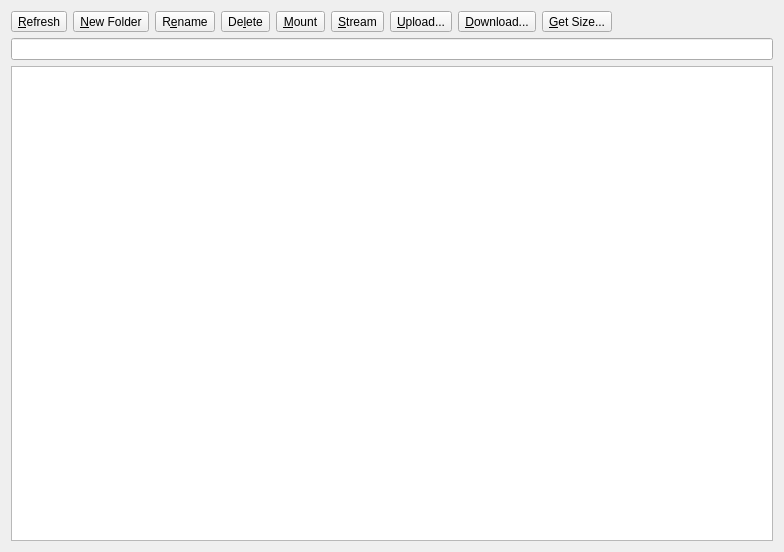
<?xml version="1.0" encoding="UTF-8"?>
<ui version="4.0">
 <class>RemoteWidget</class>
 <widget class="QWidget" name="RemoteWidget">
  <property name="geometry">
   <rect>
    <x>0</x>
    <y>0</y>
    <width>784</width>
    <height>552</height>
   </rect>
  </property>
  <property name="windowTitle">
   <string>Form</string>
  </property>
  <layout class="QHBoxLayout" name="horizontalLayout">
   <item>
    <widget class="QSplitter" name="splitter">
     <property name="orientation">
      <enum>Qt::Horizontal</enum>
     </property>
     <property name="childrenCollapsible">
      <bool>false</bool>
     </property>
     <widget class="QWidget" name="layout" native="true">
      <layout class="QVBoxLayout" name="verticalLayout">
       <property name="leftMargin">
        <number>0</number>
       </property>
       <property name="topMargin">
        <number>0</number>
       </property>
       <property name="rightMargin">
        <number>0</number>
       </property>
       <property name="bottomMargin">
        <number>0</number>
       </property>
       <item>
        <widget class="QWidget" name="buttons" native="true">
         <layout class="QHBoxLayout" name="horizontalLayout_2">
          <property name="leftMargin">
           <number>0</number>
          </property>
          <property name="topMargin">
           <number>0</number>
          </property>
          <property name="rightMargin">
           <number>0</number>
          </property>
          <property name="bottomMargin">
           <number>0</number>
          </property>
          <item>
           <widget class="QToolButton" name="buttonRefresh">
            <property name="text">
             <string>&amp;Refresh</string>
            </property>
            <property name="toolButtonStyle">
             <enum>Qt::ToolButtonTextBesideIcon</enum>
            </property>
           </widget>
          </item>
          <item>
           <widget class="QToolButton" name="buttonMkdir">
            <property name="text">
             <string>&amp;New Folder</string>
            </property>
            <property name="toolButtonStyle">
             <enum>Qt::ToolButtonTextBesideIcon</enum>
            </property>
           </widget>
          </item>
          <item>
           <widget class="QToolButton" name="buttonRename">
            <property name="text">
             <string>R&amp;ename</string>
            </property>
            <property name="toolButtonStyle">
             <enum>Qt::ToolButtonTextBesideIcon</enum>
            </property>
           </widget>
          </item>
          <item>
           <widget class="QToolButton" name="buttonPurge">
            <property name="text">
             <string>De&amp;lete</string>
            </property>
            <property name="toolButtonStyle">
             <enum>Qt::ToolButtonTextBesideIcon</enum>
            </property>
           </widget>
          </item>
          <item>
           <widget class="QToolButton" name="buttonMount">
            <property name="text">
             <string>&amp;Mount</string>
            </property>
            <property name="toolButtonStyle">
             <enum>Qt::ToolButtonTextBesideIcon</enum>
            </property>
           </widget>
          </item>
          <item>
           <widget class="QToolButton" name="buttonStream">
            <property name="text">
             <string>&amp;Stream</string>
            </property>
            <property name="toolButtonStyle">
             <enum>Qt::ToolButtonTextBesideIcon</enum>
            </property>
           </widget>
          </item>
          <item>
           <widget class="QToolButton" name="buttonUpload">
            <property name="text">
             <string>&amp;Upload...</string>
            </property>
            <property name="toolButtonStyle">
             <enum>Qt::ToolButtonTextBesideIcon</enum>
            </property>
           </widget>
          </item>
          <item>
           <widget class="QToolButton" name="buttonDownload">
            <property name="text">
             <string>&amp;Download...</string>
            </property>
            <property name="toolButtonStyle">
             <enum>Qt::ToolButtonTextBesideIcon</enum>
            </property>
           </widget>
          </item>
          <item>
           <widget class="QToolButton" name="buttonSize">
            <property name="text">
             <string>&amp;Get Size...</string>
            </property>
            <property name="toolButtonStyle">
             <enum>Qt::ToolButtonTextBesideIcon</enum>
            </property>
           </widget>
          </item>
          <item>
           <spacer name="spacer">
            <property name="orientation">
             <enum>Qt::Horizontal</enum>
            </property>
            <property name="sizeHint" stdset="0">
             <size>
              <width>40</width>
              <height>20</height>
             </size>
            </property>
           </spacer>
          </item>
         </layout>
        </widget>
       </item>
       <item>
        <widget class="QLineEdit" name="path">
         <property name="readOnly">
          <bool>true</bool>
         </property>
        </widget>
       </item>
       <item>
        <widget class="QTreeView" name="tree">
         <property name="contextMenuPolicy">
          <enum>Qt::CustomContextMenu</enum>
         </property>
         <property name="acceptDrops">
          <bool>true</bool>
         </property>
         <property name="editTriggers">
          <set>QAbstractItemView::NoEditTriggers</set>
         </property>
         <property name="dragDropOverwriteMode">
          <bool>true</bool>
         </property>
         <property name="defaultDropAction">
          <enum>Qt::CopyAction</enum>
         </property>
         <property name="selectionMode">
          <enum>QAbstractItemView::SingleSelection</enum>
         </property>
         <property name="selectionBehavior">
          <enum>QAbstractItemView::SelectRows</enum>
         </property>
         <property name="uniformRowHeights">
          <bool>true</bool>
         </property>
         <property name="sortingEnabled">
          <bool>true</bool>
         </property>
         <attribute name="headerStretchLastSection">
          <bool>false</bool>
         </attribute>
        </widget>
       </item>
      </layout>
     </widget>
    </widget>
   </item>
  </layout>
  <action name="refresh">
   <property name="text">
    <string>&amp;Refresh</string>
   </property>
   <property name="shortcut">
    <string>F5</string>
   </property>
  </action>
  <action name="mount">
   <property name="text">
    <string>&amp;Mount</string>
   </property>
  </action>
  <action name="stream">
   <property name="text">
    <string>&amp;Stream</string>
   </property>
  </action>
  <action name="mkdir">
   <property name="text">
    <string>&amp;New Folder</string>
   </property>
   <property name="shortcut">
    <string>F7</string>
   </property>
  </action>
  <action name="rename">
   <property name="text">
    <string>R&amp;ename</string>
   </property>
   <property name="shortcut">
    <string>F2</string>
   </property>
  </action>
  <action name="purge">
   <property name="text">
    <string>De&amp;lete</string>
   </property>
   <property name="shortcut">
    <string>Del</string>
   </property>
  </action>
  <action name="upload">
   <property name="text">
    <string>&amp;Upload</string>
   </property>
  </action>
  <action name="download">
   <property name="text">
    <string>&amp;Download</string>
   </property>
  </action>
  <action name="getSize">
   <property name="text">
    <string>&amp;Get Size</string>
   </property>
  </action>
 </widget>
 <tabstops>
  <tabstop>buttonRefresh</tabstop>
  <tabstop>buttonMkdir</tabstop>
  <tabstop>buttonRename</tabstop>
  <tabstop>buttonPurge</tabstop>
  <tabstop>buttonMount</tabstop>
  <tabstop>buttonStream</tabstop>
  <tabstop>buttonUpload</tabstop>
  <tabstop>buttonDownload</tabstop>
  <tabstop>buttonSize</tabstop>
  <tabstop>path</tabstop>
  <tabstop>tree</tabstop>
 </tabstops>
 <resources/>
 <connections/>
</ui>
